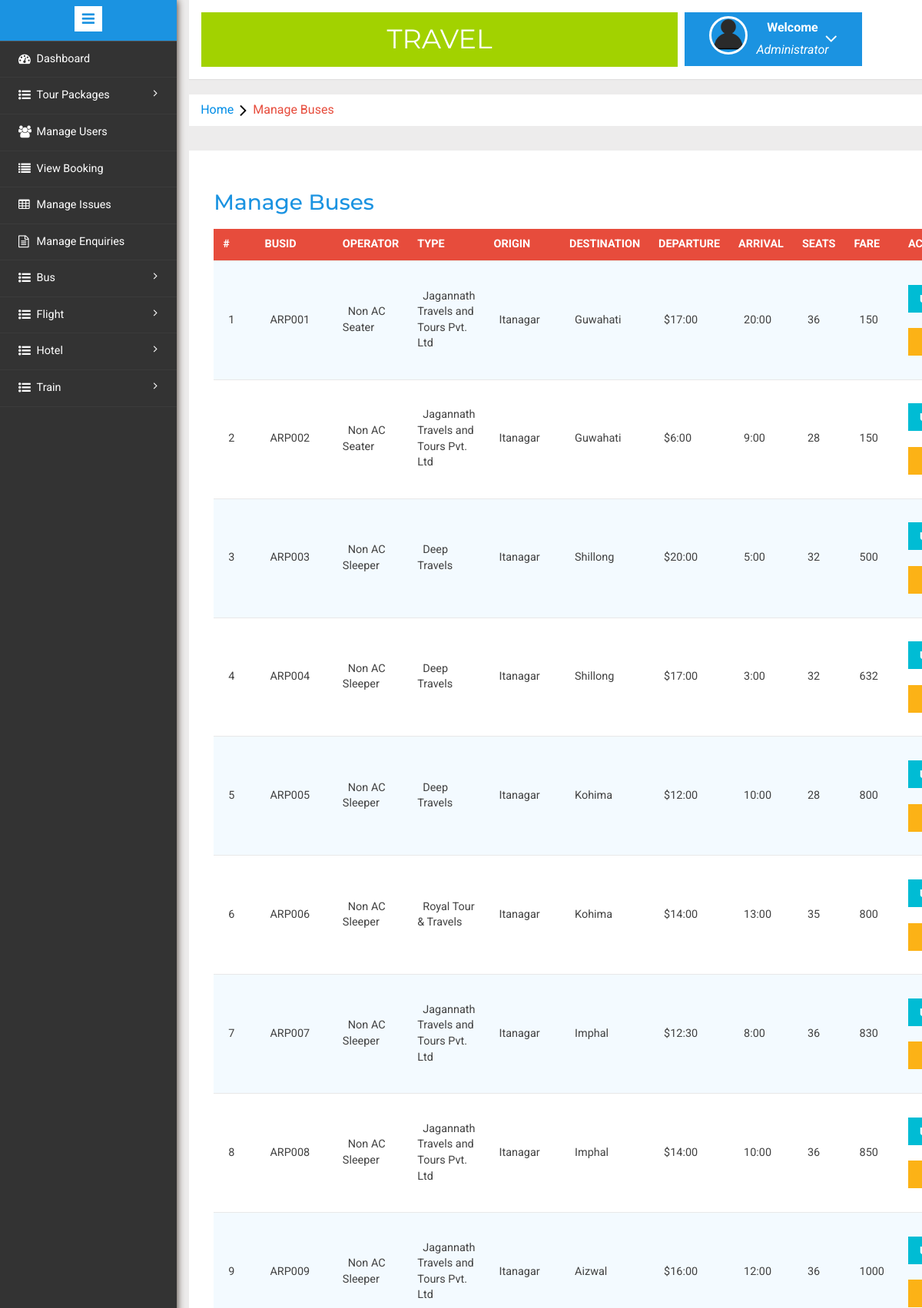
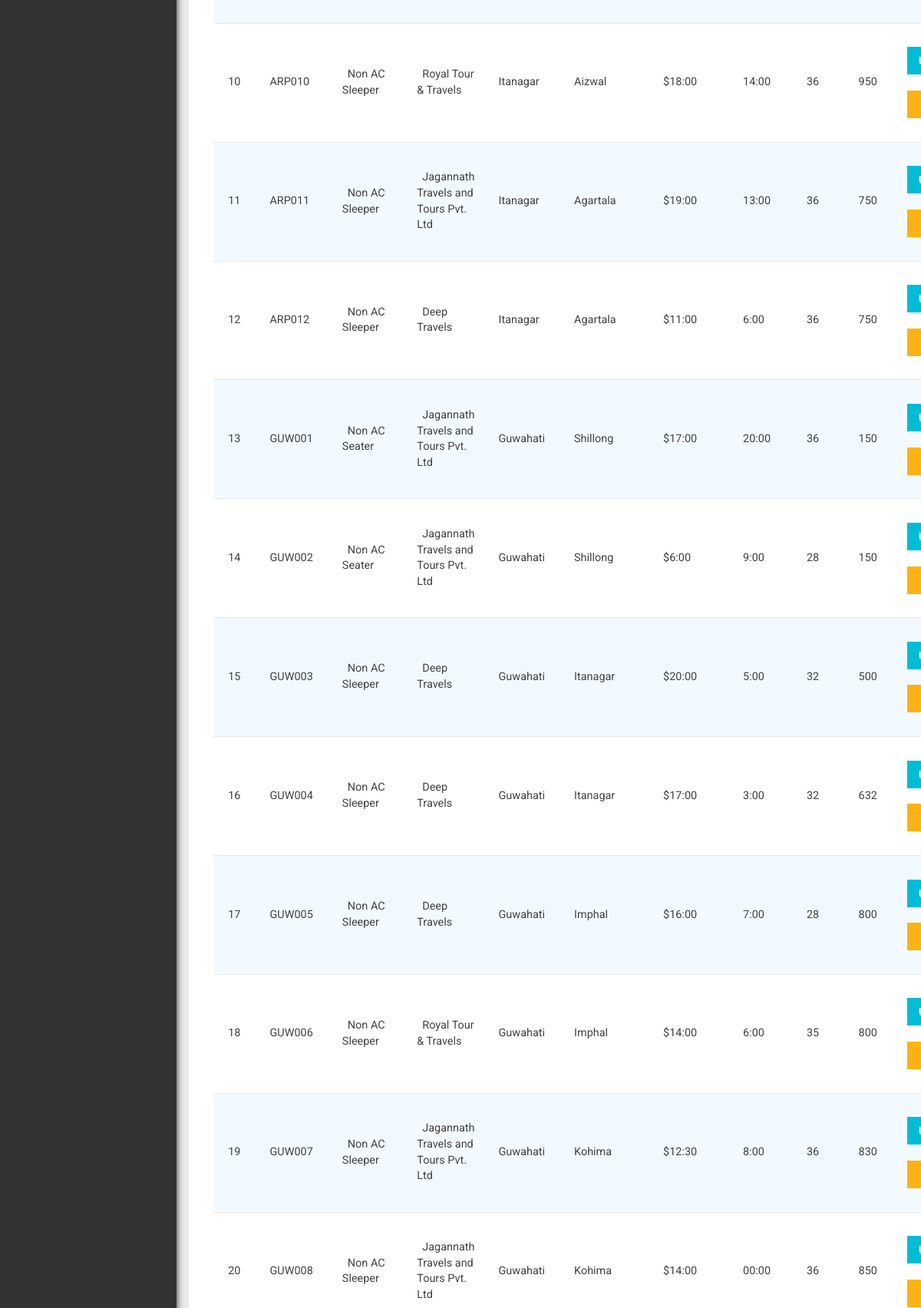
Page /admin/manage-buses.php (signed in, upper part) on the committed database (2 pictures, top to bottom).
### tables this page shows
CREATE TABLE IF NOT EXISTS `bus` (
  `busID` varchar(10) NOT NULL,
  `operator` varchar(50) NOT NULL,
  `type` varchar(50) NOT NULL,
  `origin` varchar(25) NOT NULL,
  `destination` varchar(25) NOT NULL,
  `originArea` varchar(25) NOT NULL,
  `destinationArea` varchar(25) NOT NULL,
  `departure` varchar(10) NOT NULL,
  `arrival` varchar(10) NOT NULL,
  `seats` int NOT NULL,
  `windows` int NOT NULL,
  `fare` varchar(6) NOT NULL,
  `seatsAvailable` int NOT NULL,
  `noOfBookings` int NOT NULL,
  PRIMARY KEY (`busID`)
);

### admin/manage-buses.php (the view, shortened to what this page needs)
<?php session_start();
include('includes/config.php');
if (strlen($_SESSION['alogin']) == 0) {
	header('location:index.php');
} else {
?>
	<!DOCTYPE HTML>
	<html>
	<head>
		<link href="css/bootstrap.min.css" rel='stylesheet' type='text/css' />
		<link href="css/style.css" rel='stylesheet' type='text/css' />
		<link rel="stylesheet" href="css/morris.css" type="text/css" />
		<link rel="stylesheet" href="public/libs/toastr/toastr.css" type="text/css" />
		<link href="css/font-awesome.css" rel="stylesheet">
		<link rel="stylesheet" type="text/css" href="css/table-style.css" />
		<link rel="stylesheet" type="text/css" href="css/basictable.css" />
		<link rel="stylesheet" href="css/icon-font.min.css" type='text/css' />
	</head>
	<body>
		<div class="page-container">
			<div class="left-content">
				<div class="mother-grid-inner">
					<?php include('includes/header.php'); ?>
				</div>
				<ol class="breadcrumb">
					<li class="breadcrumb-item"><a href="manage-buses.php">Home</a><i class="fa fa-angle-right"></i>Manage Buses</li>
				</ol>
				<div class="agile-grids">
					<div class="agile-tables">
						<div class="w3l-table-info">
							<h2>Manage Buses</h2>
							<table id="table">
								<thead>
									<tr>
										<th>#</th>
										<th>busID</th>
										<th>Operator</th>
										<th>Type</th>
										<th>Origin</th>
										<th>Destination</th>
										<th>Departure</th>
										<th>Arrival</th>
										<th>Seats</th>
										<th>Fare</th>
										<th>Action</th>
									</tr>
								</thead>
								<tbody>
									<?php $sql = "SELECT * from bus";
									$query = $dbh->prepare($sql);
									$query->execute();
									$results = $query->fetchAll(PDO::FETCH_OBJ);
									$cnt = 1;
									if ($query->rowCount() > 0) {
										foreach ($results as $result) {				?>
											<tr>
												<td><?php echo htmlentities($cnt); ?></td>
												<td><?php echo htmlentities($result->busID); ?></td>
												<td><?php echo htmlentities($result->type); ?></td>
												<td><?php echo htmlentities($result->operator); ?></td>
												<td><?php echo htmlentities($result->origin); ?></td>
												<td><?php echo htmlentities($result->destination); ?></td>
												<td>$<?php echo htmlentities($result->departure); ?></td>
												<td><?php echo htmlentities($result->arrival); ?></td>
												<td><?php echo htmlentities($result->seats); ?></td>
												<td><?php echo htmlentities($result->fare); ?></td>
												<td><a href="update-bus.php?pid=<?php echo htmlentities($result->busID); ?>"><button type="button" class="btn btn-primary btn-block">Update/View Details</button></a><br />
													<a href="manage-buses.php?action=delete&&id=<?php echo $result->busID; ?>" onclick="return confirm('Do you really want to delete?')" class="btn btn-danger btn-block">Delete</a>
												</td>
											</tr>
									<?php $cnt = $cnt + 1;
										}
									} ?>
								</tbody>
							</table>
						</div>
					</div>
				</div>
			</div>
			<?php include('includes/sidebarmenu.php'); ?>
		</div>
	</body>
	</html>
<?php
} ?>

### admin/css/table-style.css (style rules this page uses)
table { background: white; border-collapse: collapse; margin: 1.25em 0 0; width: 100%; }
table tr, table th, table td { border: none; border-bottom: 1px solid #e8e8e8; font-size: .95em; }
table th, table td { padding: 10px 12px; text-align: left; }
table th { background: #e74c3c; color: #fff; text-transform: uppercase; }
table tr td { background: #f3faff; color: #424242; }
table tr:nth-of-type(2n+2) td { background: #ffffff; }
table { width: 100%; }

### rows in the picture
bus: busID "ARP001", type "Non AC Seater", operator "Jagannath Travels and Tours Pvt. Ltd", origin "Itanagar", destination "Guwahati", departure "17:00", arrival "20:00", seats "36", fare "150"
bus: busID "ARP002", type "Non AC Seater", operator "Jagannath Travels and Tours Pvt. Ltd", origin "Itanagar", destination "Guwahati", departure "6:00", arrival "9:00", seats "28", fare "150"
bus: busID "ARP003", type "Non AC Sleeper", operator "Deep Travels", origin "Itanagar", destination "Shillong", departure "20:00", arrival "5:00", seats "32", fare "500"
bus: busID "ARP004", type "Non AC Sleeper", operator "Deep Travels", origin "Itanagar", destination "Shillong", departure "17:00", arrival "3:00", seats "32", fare "632"
bus: busID "ARP005", type "Non AC Sleeper", operator "Deep Travels", origin "Itanagar", destination "Kohima", departure "12:00", arrival "10:00", seats "28", fare "800"
bus: busID "ARP006", type "Non AC Sleeper", operator "Royal Tour & Travels", origin "Itanagar", destination "Kohima", departure "14:00", arrival "13:00", seats "35", fare "800"
bus: busID "ARP007", type "Non AC Sleeper", operator "Jagannath Travels and Tours Pvt. Ltd", origin "Itanagar", destination "Imphal", departure "12:30", arrival "8:00", seats "36", fare "830"
bus: busID "ARP008", type "Non AC Sleeper", operator "Jagannath Travels and Tours Pvt. Ltd", origin "Itanagar", destination "Imphal", departure "14:00", arrival "10:00", seats "36", fare "850"
bus: busID "ARP009", type "Non AC Sleeper", operator "Jagannath Travels and Tours Pvt. Ltd", origin "Itanagar", destination "Aizwal", departure "16:00", arrival "12:00", seats "36", fare "1000"
bus: busID "ARP010", type "Non AC Sleeper", operator "Royal Tour & Travels", origin "Itanagar", destination "Aizwal", departure "18:00", arrival "14:00", seats "36", fare "950"
bus: busID "ARP011", type "Non AC Sleeper", operator "Jagannath Travels and Tours Pvt. Ltd", origin "Itanagar", destination "Agartala", departure "19:00", arrival "13:00", seats "36", fare "750"
bus: busID "ARP012", type "Non AC Sleeper", operator "Deep Travels", origin "Itanagar", destination "Agartala", departure "11:00", arrival "6:00", seats "36", fare "750"
bus: busID "GUW001", type "Non AC Seater", operator "Jagannath Travels and Tours Pvt. Ltd", origin "Guwahati", destination "Shillong", departure "17:00", arrival "20:00", seats "36", fare "150"
bus: busID "GUW002", type "Non AC Seater", operator "Jagannath Travels and Tours Pvt. Ltd", origin "Guwahati", destination "Shillong", departure "6:00", arrival "9:00", seats "28", fare "150"
bus: busID "GUW003", type "Non AC Sleeper", operator "Deep Travels", origin "Guwahati", destination "Itanagar", departure "20:00", arrival "5:00", seats "32", fare "500"
bus: busID "GUW004", type "Non AC Sleeper", operator "Deep Travels", origin "Guwahati", destination "Itanagar", departure "17:00", arrival "3:00", seats "32", fare "632"
bus: busID "GUW005", type "Non AC Sleeper", operator "Deep Travels", origin "Guwahati", destination "Imphal", departure "16:00", arrival "7:00", seats "28", fare "800"
bus: busID "GUW006", type "Non AC Sleeper", operator "Royal Tour & Travels", origin "Guwahati", destination "Imphal", departure "14:00", arrival "6:00", seats "35", fare "800"
bus: busID "GUW007", type "Non AC Sleeper", operator "Jagannath Travels and Tours Pvt. Ltd", origin "Guwahati", destination "Kohima", departure "12:30", arrival "8:00", seats "36", fare "830"
bus: busID "GUW008", type "Non AC Sleeper", operator "Jagannath Travels and Tours Pvt. Ltd", origin "Guwahati", destination "Kohima", departure "14:00", arrival "00:00", seats "36", fare "850"
